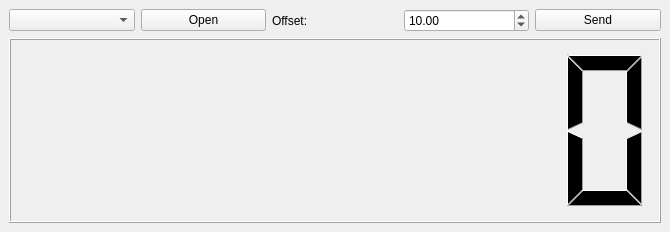
<?xml version="1.0" encoding="UTF-8"?>
<ui version="4.0">
 <class>MainWindow</class>
 <widget class="QMainWindow" name="MainWindow">
  <property name="geometry">
   <rect>
    <x>0</x>
    <y>0</y>
    <width>670</width>
    <height>232</height>
   </rect>
  </property>
  <property name="sizePolicy">
   <sizepolicy hsizetype="Maximum" vsizetype="Maximum">
    <horstretch>0</horstretch>
    <verstretch>0</verstretch>
   </sizepolicy>
  </property>
  <property name="windowTitle">
   <string>DDU</string>
  </property>
  <widget class="QWidget" name="centralwidget">
   <property name="sizePolicy">
    <sizepolicy hsizetype="Preferred" vsizetype="Preferred">
     <horstretch>0</horstretch>
     <verstretch>0</verstretch>
    </sizepolicy>
   </property>
   <layout class="QGridLayout" name="gridLayout">
    <item row="0" column="0">
     <layout class="QVBoxLayout" name="verticalLayout">
      <item>
       <layout class="QHBoxLayout" name="horizontalLayout">
        <item>
         <widget class="QComboBox" name="comboBox_com_port"/>
        </item>
        <item>
         <widget class="QPushButton" name="pushButton_open">
          <property name="text">
           <string>Open</string>
          </property>
         </widget>
        </item>
        <item>
         <widget class="QLabel" name="label_offset">
          <property name="text">
           <string>Offset:</string>
          </property>
         </widget>
        </item>
        <item>
         <widget class="QDoubleSpinBox" name="doubleSpinBox_offset">
          <property name="minimum">
           <double>-100.000000000000000</double>
          </property>
          <property name="maximum">
           <double>100.000000000000000</double>
          </property>
          <property name="value">
           <double>10.000000000000000</double>
          </property>
         </widget>
        </item>
        <item>
         <widget class="QPushButton" name="pushButton_send">
          <property name="text">
           <string>Send</string>
          </property>
         </widget>
        </item>
       </layout>
      </item>
      <item>
       <widget class="QLCDNumber" name="lcdNumber">
        <property name="sizePolicy">
         <sizepolicy hsizetype="Minimum" vsizetype="Minimum">
          <horstretch>0</horstretch>
          <verstretch>1</verstretch>
         </sizepolicy>
        </property>
        <property name="digitCount">
         <number>7</number>
        </property>
       </widget>
      </item>
     </layout>
    </item>
   </layout>
  </widget>
 </widget>
 <resources/>
 <connections/>
</ui>
